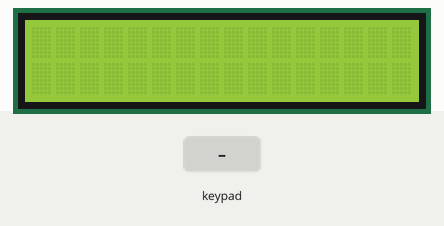
This sketch was run on a simulated Arduino Uno, built with avr-gcc and run on an emulated ATmega328P. Parts: 16×2 character LCD. Inputs (shaded band) come from the test bench.

Above: at 1.2 s.
1.3 s: key 'I' pressed
At 1.8 s:
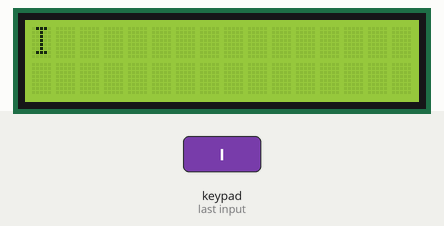
2.8 s: key 'N' pressed
At 4.0 s:
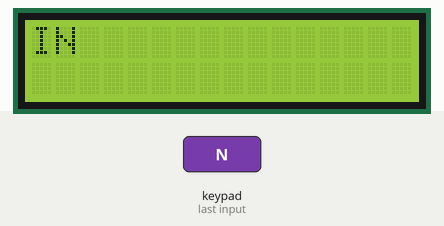
4.3 s: key 'D' pressed
At 5.3 s:
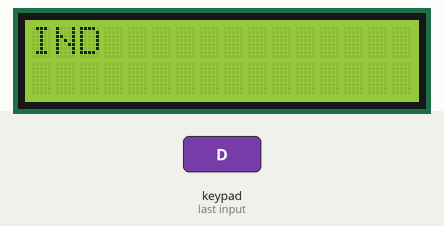
5.8 s: key 'R' pressed
At 6.5 s:
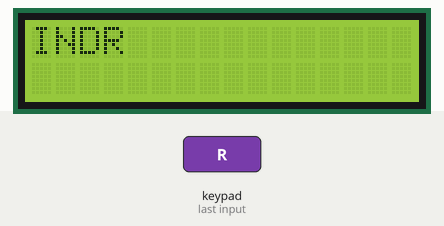
7.3 s: key 'A' pressed
At 7.7 s:
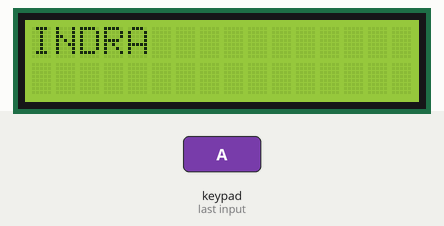
8.8 s: key 'K' pressed
At 10.1 s:
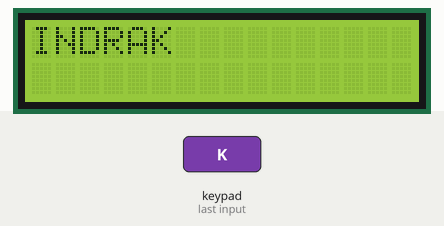
Timing chart, 0 to 11.3 s (numbered marks = the images above; inputs shaded):
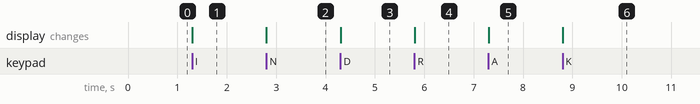

Measured:
- after the input at 1.3 s, the display: changes at once (image 1)
- after the input at 2.8 s, the display: changes at once (image 2)
- after the input at 4.3 s, the display: changes at once (image 3)
- after the input at 5.8 s, the display: changes at once (image 4)
- after the input at 7.3 s, the display: changes at once (image 5)
- after the input at 8.8 s, the display: changes at once (image 6)

The sketch:

CustomKeypad4x4.ino
```cpp
#include <Keypad.h>
#include <LiquidCrystal.h>

LiquidCrystal lcd(13,12,11,10,9,8);

int coloumn;
int row;

const byte ROWS = 4; //four rows
const byte COLS = 4; //four columns
//define the cymbols on the buttons of the keypads
char keys[ROWS][COLS] = {
  {'I','N','D'},
  {'R','A','K'},
  {'4','L',' '},
  {'4','#','C'}
 };
byte rowPins[ROWS] = {3, 2, 1, 0}; //connect to the row pinouts of the keypad
byte colPins[COLS] = {7, 6, 5, 4}; //connect to the column pinouts of the keypad

//initialize an instance of class NewKeypad
Keypad customKeypad = Keypad( makeKeymap(keys), rowPins, colPins, ROWS, COLS);

void setup(){
  lcd.begin (16, 2);
  Serial.begin(9600);
}

void loop(){
  char key = customKeypad.getKey();
  if(key == 'I' || key == 'N' || key == 'D' ||
   key == 'R' || key == 'A' || key == 'K' ||
   key == '4' || key == 'L' || key == ' ' ||
   key == '4' || key == '#' || key == 'C'){
  lcd.setCursor(coloumn, row);
lcd.print(key);
coloumn = coloumn + 1;
  if(coloumn> 15){
  coloumn = 0;
  row = 1;
  }
  }}
```
